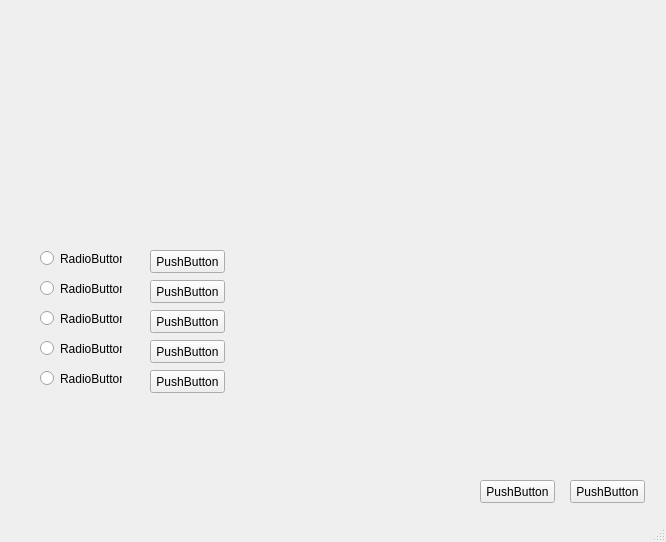
<?xml version="1.0" encoding="UTF-8"?>
<ui version="4.0">
 <class>MainWindow</class>
 <widget class="QMainWindow" name="MainWindow">
  <property name="geometry">
   <rect>
    <x>0</x>
    <y>0</y>
    <width>666</width>
    <height>542</height>
   </rect>
  </property>
  <property name="windowTitle">
   <string>MainWindow</string>
  </property>
  <widget class="QWidget" name="centralwidget">
   <widget class="QPushButton" name="pushButton">
    <property name="geometry">
     <rect>
      <x>150</x>
      <y>250</y>
      <width>75</width>
      <height>23</height>
     </rect>
    </property>
    <property name="text">
     <string>PushButton</string>
    </property>
   </widget>
   <widget class="QPushButton" name="pushButton_2">
    <property name="geometry">
     <rect>
      <x>150</x>
      <y>280</y>
      <width>75</width>
      <height>23</height>
     </rect>
    </property>
    <property name="text">
     <string>PushButton</string>
    </property>
   </widget>
   <widget class="QPushButton" name="pushButton_3">
    <property name="geometry">
     <rect>
      <x>150</x>
      <y>310</y>
      <width>75</width>
      <height>23</height>
     </rect>
    </property>
    <property name="text">
     <string>PushButton</string>
    </property>
   </widget>
   <widget class="QPushButton" name="pushButton_4">
    <property name="geometry">
     <rect>
      <x>150</x>
      <y>340</y>
      <width>75</width>
      <height>23</height>
     </rect>
    </property>
    <property name="text">
     <string>PushButton</string>
    </property>
   </widget>
   <widget class="QPushButton" name="pushButton_9">
    <property name="geometry">
     <rect>
      <x>570</x>
      <y>480</y>
      <width>75</width>
      <height>23</height>
     </rect>
    </property>
    <property name="text">
     <string>PushButton</string>
    </property>
   </widget>
   <widget class="QWidget" name="perguntaWidget" native="true">
    <property name="geometry">
     <rect>
      <x>30</x>
      <y>30</y>
      <width>281</width>
      <height>201</height>
     </rect>
    </property>
   </widget>
   <widget class="QWidget" name="alternativaWidget" native="true">
    <property name="geometry">
     <rect>
      <x>310</x>
      <y>240</y>
      <width>331</width>
      <height>211</height>
     </rect>
    </property>
   </widget>
   <widget class="QRadioButton" name="radioButton">
    <property name="geometry">
     <rect>
      <x>40</x>
      <y>250</y>
      <width>82</width>
      <height>17</height>
     </rect>
    </property>
    <property name="text">
     <string>RadioButton</string>
    </property>
   </widget>
   <widget class="QRadioButton" name="radioButton_2">
    <property name="geometry">
     <rect>
      <x>40</x>
      <y>280</y>
      <width>82</width>
      <height>17</height>
     </rect>
    </property>
    <property name="text">
     <string>RadioButton</string>
    </property>
   </widget>
   <widget class="QRadioButton" name="radioButton_3">
    <property name="geometry">
     <rect>
      <x>40</x>
      <y>310</y>
      <width>82</width>
      <height>17</height>
     </rect>
    </property>
    <property name="text">
     <string>RadioButton</string>
    </property>
   </widget>
   <widget class="QRadioButton" name="radioButton_4">
    <property name="geometry">
     <rect>
      <x>40</x>
      <y>340</y>
      <width>82</width>
      <height>17</height>
     </rect>
    </property>
    <property name="text">
     <string>RadioButton</string>
    </property>
   </widget>
   <widget class="QRadioButton" name="radioButton_5">
    <property name="geometry">
     <rect>
      <x>40</x>
      <y>370</y>
      <width>82</width>
      <height>17</height>
     </rect>
    </property>
    <property name="text">
     <string>RadioButton</string>
    </property>
   </widget>
   <widget class="QPushButton" name="pushButton_5">
    <property name="geometry">
     <rect>
      <x>150</x>
      <y>370</y>
      <width>75</width>
      <height>23</height>
     </rect>
    </property>
    <property name="text">
     <string>PushButton</string>
    </property>
   </widget>
   <widget class="QPushButton" name="pushButton_6">
    <property name="geometry">
     <rect>
      <x>480</x>
      <y>480</y>
      <width>75</width>
      <height>23</height>
     </rect>
    </property>
    <property name="text">
     <string>PushButton</string>
    </property>
   </widget>
   <zorder>pushButton</zorder>
   <zorder>pushButton_2</zorder>
   <zorder>pushButton_3</zorder>
   <zorder>pushButton_4</zorder>
   <zorder>pushButton_9</zorder>
   <zorder>perguntaWidget</zorder>
   <zorder>alternativaWidget</zorder>
   <zorder>radioButton</zorder>
   <zorder>radioButton_4</zorder>
   <zorder>radioButton_3</zorder>
   <zorder>radioButton_2</zorder>
   <zorder>radioButton_5</zorder>
   <zorder>pushButton_5</zorder>
   <zorder>pushButton_6</zorder>
  </widget>
  <widget class="QStatusBar" name="statusbar"/>
 </widget>
 <resources/>
 <connections/>
</ui>
